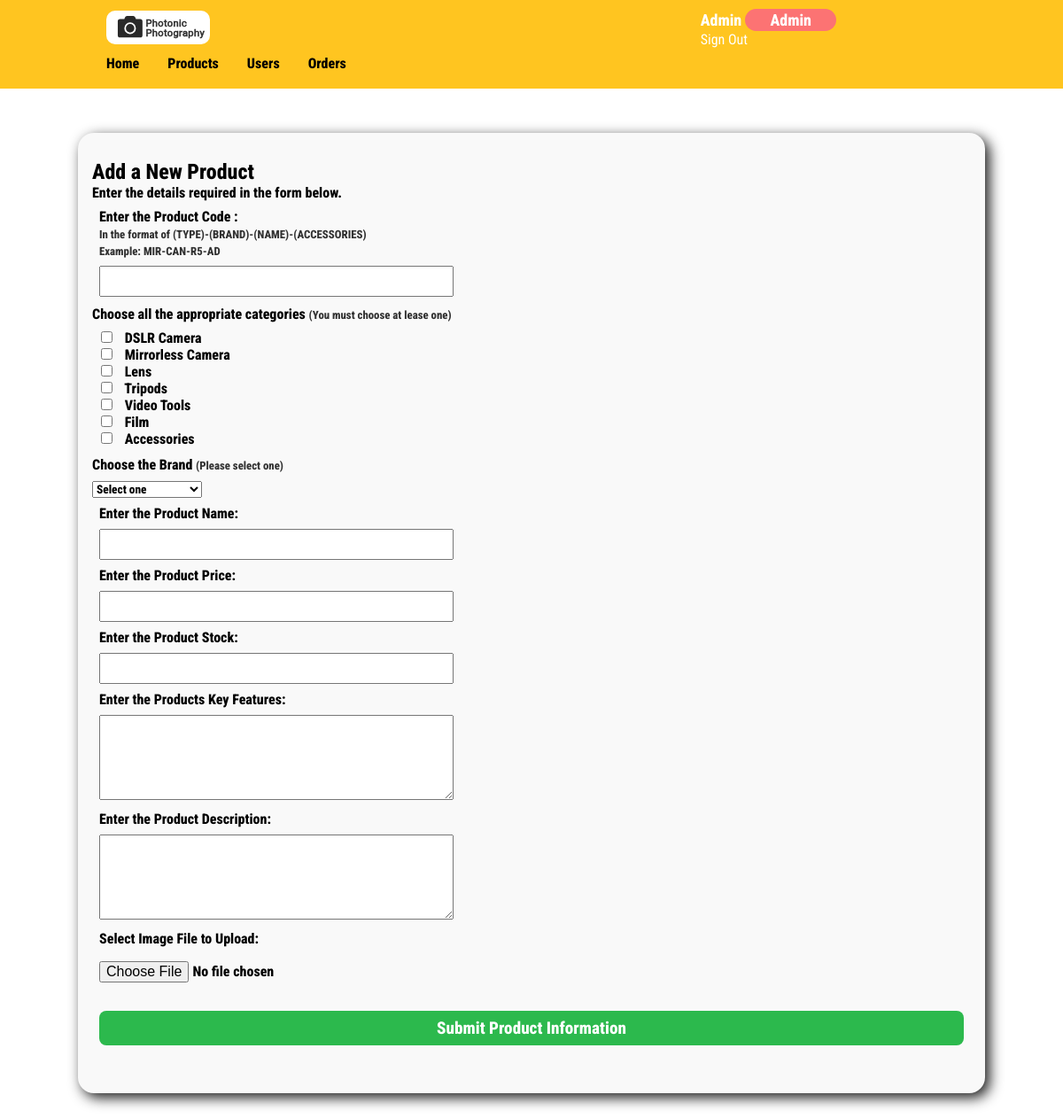
The page /addnewproduct.php (signed in) on the database its author committed.
### tables this page shows
CREATE TABLE `categories` (
  `categoryid` int(11) NOT NULL,
  `categorytype` varchar(200) NOT NULL,
  `categoryimage` varchar(250) NOT NULL
);

### db.php (called while the page is built, shortened)
<?php
    class db_photography {
        private $host = "localhost";
        private $user = "bradley";
        private $db = "photography";
        private $pass = "bradleyadmin";
        private $conn;
        public function __construct() {
            try {
                $this->conn = new PDO("mysql:host=" . $this->host . ";dbname=" . $this->db, $this->user, $this->pass);
            }
            catch (PDOException $e) {
                print("Unable to connect to the databse");
                exit();
            }
        }
        public function getallcategoriesdata($table) {
            $sql = "SELECT * FROM $table";
            $q = $this->conn->query($sql) or die("failed query in getallcategoriesdata");
            while ($r = $q->fetch(PDO::FETCH_ASSOC)) {
                $categories[] = $r;
            }
            return $categories;
            exit();
        }
    }
?>

### addnewproduct.php (the view, shortened to what this page needs)
<!DOCTYPE html>
<?php
    spl_autoload_register(function ($class) {
        include_once('db.php');
    });
    $obj = new db_photography;
    $categories = $obj->getallcategoriesdata("categories");
?>
<html lang="en">
<head>
        <link rel="stylesheet" href="css/main.css">
        <link rel="stylesheet" href="css/catalogue.css">
        <link rel="stylesheet" href="css/addproduct.css">
        <link rel="stylesheet" href="https://cdnjs.cloudflare.com/ajax/libs/font-awesome/5.15.4/css/all.min.css" />
    </head>
    <body>
    <div class="nav" id="nav">
            <div class="nav-inner-top">
                <div class="logo">
                    <a href="index.php">
                        <img src="images/logo-white.svg" alt="Photonic Photography Logo">
                    </a>
                </div>
                <div class="right-header">
                    <div class="header-icon">
                        <ul>
                            <li>
                                <div class="account">
                                    <div class="nameRole">
                                        <p><?=ucfirst($_SESSION['username']);?> <span class="userRoleIcon"><?=$_SESSION['userrole'];?></span></p>
                                        <form action="controller.php" class="signoutform" id="signoutform" method="POST">
                                            <button type='submit' class="signOutButton">Sign Out</button>
                                        </form>
                                    </div>
                                </div>
                            </li>
                        </ul>
                    </div>
                </div>
            </div>
            <div class="nav-inner-bottom">
                <div class="links">
                    <ul>
                        <li><a href="index.php">Home</a></li>
                        <li><a href="displaycatalogue.php">Products</a></li>
                        <li><a href="displayusers.php">Users</a></li>
                        <li><a href="orders.php">Orders</a></li>
                    </ul>
                </div>
            </div>
        </div>
        <div class="outerwrapper">
            <div class="add-product-container">
                <h2>Add a New Product</h2>
                <p>Enter the details required in the form below.</p>
                <div class="container">
                    <form action="controller.php" class="form" id="form" method="POST" enctype="multipart/form-data">
                        <label for="productcode">Enter the Product Code :
                            <br>
                            <span class="smallText">In the format of (TYPE)-(BRAND)-(NAME)-(ACCESSORIES)</span>
                            <br>
                            <span class="smallText">Example: MIR-CAN-R5-AD</span></label>
                        <input type="text" class="productcode" name="productcode" id="productcode" value="<?php
                            if(isset($_POST['productcode'])) {
                                    echo htmlentities($_POST['productcode']);
                                }
                            ?>" required>
                        <div class="container-inner <?php if($_SESSION["errormsg"] == ture) {echo 'error';}?>">
                            <p>Choose all the appropriate categories <span class="smallText">(You must choose at lease one)</span></p>
                            <?php foreach ($categories as $category){ ?>
                                <div class="categoriescheckbox">
                                    <input type="checkbox" name="categorieschosen[]" value="<?=$category['categoryid']; ?>">
                                    <?=$category['categorytype']; ?>
                                </div>
                            <?php } ?>
                        </div>
                        <div class="container-inner">
                            <p>Choose the Brand <span class="smallText">(Please select one)</span></p>
                            <div class="addbrand">
                                <select name="brandchosen" required>
                                    <option value="">Select one</option>
                                </select>
                            </div>
                        </div>
                        <label for="productname">Enter the Product Name:</label>
                        <input type="text" class="productname" name="productname" id="productname" value="<?php
                            if(isset($_POST['productname'])) {
                                    echo htmlentities($_POST['productname']);
                                }
                            ?>" required>
                        <label for="productprice">Enter the Product Price:</label>
                        <input type="number" min="0" step="0.01" class="productprice" name="productprice" id="productprice" value="<?php
                            if(isset($_POST['productprice'])) {
                                    echo htmlentities($_POST['productprice']);
                                }
                            ?>" required>
                        <label for="productstock">Enter the Product Stock:</label>
                        <input type="number" min="0" class="productstock" name="productstock" id="productstock" value="<?php
                            if(isset($_POST['productstock'])) {
                                    echo htmlentities($_POST['productstock']);
                                }
                            ?>" required>
                        <label for="productdescription">Enter the Products Key Features:</label>
                        <textarea class="productfeature" name="productfeature" id="productfeature" required><?php
                            ?></textarea>
                        <label for="productdescription">Enter the Product Description:</label>
                        <textarea class="productdescription" name="productdescription" id="productdescription" required><?php
                            ?></textarea>
                        <label>Select Image File to Upload:</label>
                        <input type="file" name="file">
                        <button class="display form-button" type="submit" name="addproduct">Submit Product Information</button>
                    </form>
                </div>
            </div>
        </div>
    </body>
</html>

### css/main.css (style rules this page uses)
:root { --swiper-theme-color: #FFC520 !important; }
*, *::before, *::after { margin: 0; padding: 0; box-sizing: border-box; }
body { font-family: "Roboto Condensed", Arial, 'sans-serif'; font-weight: 800; position: relative; min-height: 100vh; }
.nav { display: flex; flex-direction: column; margin: 0px 0px 1rem 0px; background-color: #292929; height: 100px; justify-content: center; }
.nav-inner-top { display: flex; justify-content: space-between; align-items: center; }
.nav-inner-bottom { vertical-align: middle; }
.nav ul li { list-style: none; padding: 0.5rem 1rem; }
.nav ul li a { text-decoration: none; color: #fff; }
.nav ul { display: flex; }
.logo img { height: 38px; margin-left: 120px; border-radius: 10px; }
.nameRole { font-size: 18px; }
.links { max-width: 50%; margin-left: 104px; }
.right-header { margin-right: 120px; color: #fff; min-width: 12%; }
.userRoleIcon { background-color: #FC7373; padding: 2px 28px; border-radius: 75px; color: white; }
.signOutButton { color: #fff; }

### css/catalogue.css (style rules this page uses)
*, *::before, *::after { margin: 0; padding: 0; box-sizing: border-box; font-family: "Roboto Condensed", Arial, 'sans-serif'; font-weight: 800; }
.nav { display: flex; flex-direction: column; margin: 0px 0px 1rem 0px; background-color: #FFC520; height: 100px; justify-content: center; }
.nav-inner-top { display: flex; justify-content: space-between; align-items: center; max-height: 42px; }
.nav-inner-bottom { vertical-align: middle; }
.nav ul li { list-style: none; padding: 0.5rem 1rem; }
.nav ul li a { text-decoration: none; color: #000; }
.nav ul { display: flex; }
.logo img { height: 38px; margin-left: 120px; border-radius: 10px;; }
.nameRole { font-size: 18px; }
.links { max-width: 50%; margin-left: 104px; }
.account { margin-right: 120px; }
.right-header { margin-right: 120px; color: #fff; min-width: 12%; }
.userRoleIcon { background-color: #FC7373; padding: 2px 28px; border-radius: 75px; color: white; }
.signOutButton { background: none!important; padding: 0!important; border: none; cursor: pointer; color: #fff; font-family: "Roboto Condensed", Arial, 'sans-serif'; font-weight: normal; font-size: 16px; }

### css/addproduct.css (style rules this page uses)
.outerwrapper { margin: auto; max-width: 1024px; margin-top: 50px; margin-bottom: 50px; background: #F9F9F9; box-shadow: 5px 5px 15px rgba(0, 0, 0, 0.9); padding: 30px 2rem 30px 1rem; border-radius: 18px; }
label, input[type="text"], input[type="number"], input[type="file"], input[type="password"] { display: block; padding: 0.5rem; }
input[type="text"], input[type="number"], input[type="password"], textarea { width: 400px; margin-left: 0.5rem; }
input[type="file"] { font-size: 1rem; border-radius: 5px; }
textarea { height: 6rem; }
.form-button { width: 100%; font-size: 1.2rem; border-radius: 8px; margin: 1.5rem 2.5rem 1.5rem 0.5rem; background: #2CB94D; color: #fff; border: none; display: block; padding: 0.5rem; }
span.smallText { font-size: 0.8rem; color: rgba(50, 50, 50, 1); }
.container-inner { margin-top: 10px; }
.container-inner p { margin-bottom: 8px; }
input[type='checkbox'] { margin-right: 10px; }
.categoriescheckbox { margin-left: 10px; }

### rows shown on the page
categories: categorytype "DSLR Camera"
categories: categorytype "Mirrorless Camera"
categories: categorytype "Lens"
categories: categorytype "Tripods"
categories: categorytype "Video Tools"
categories: categorytype "Film"
categories: categorytype "Accessories"

### other values the page prints
$_SESSION['username'] "Admin"
$_SESSION['userrole'] "Admin"
